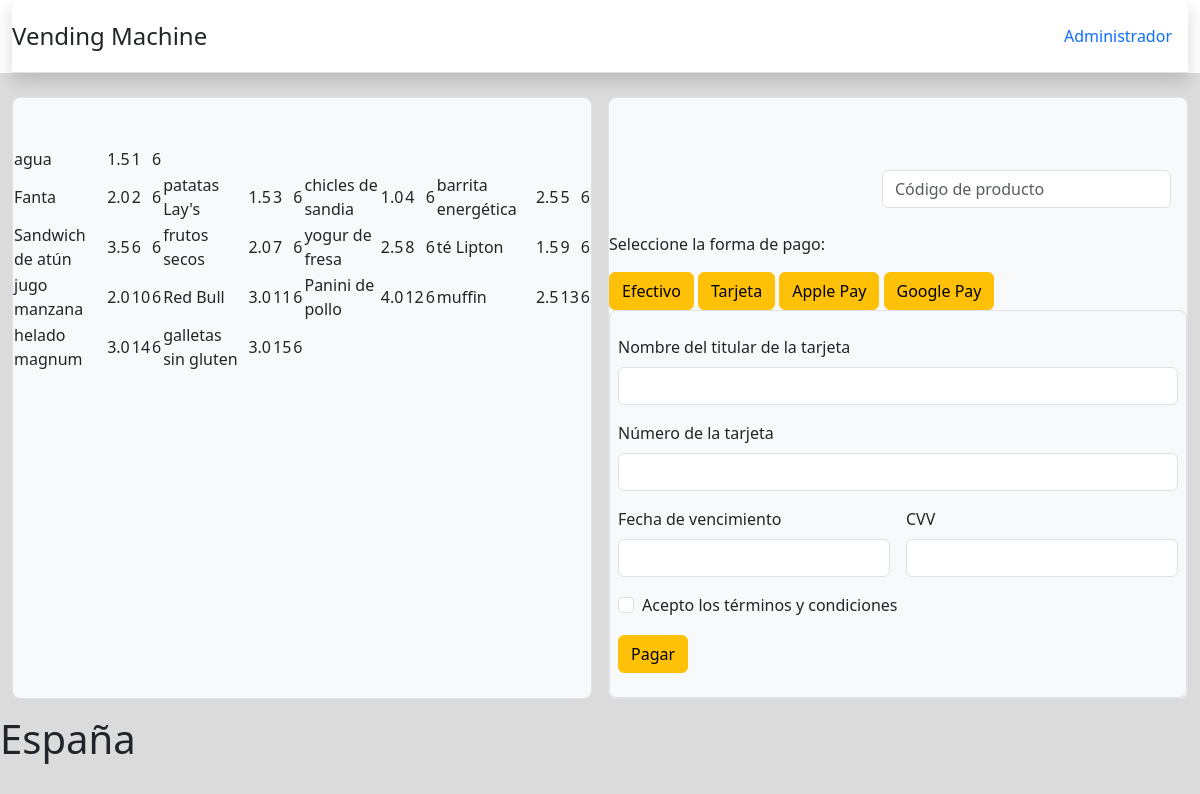
The page /VendingMachine/ on the database its author committed.
### Vending_Machine/models.py (models this page shows, shortened)
class Producto(models.Model):
    codigo_producto = models.IntegerField()
    nombre_producto = models.CharField(max_length=20, default="nombre_producto")
    precio = models.FloatField()
    stock = models.IntegerField(default=6)
    num_comprados = models.IntegerField()

### Vending_Machine/views.py (the view)
# urls.py: path('', views.index, name='index'),
def index(request):
    productos = Producto.objects.all()
    context = {'productos': productos}
    return render(request, 'index.html', context)

### Vending_Machine/templates/index.html (shortened to what this page needs)
{% extends "base_generic.html" %}
{% block content %}
<div class="container-fluid pb-3">
    <div class="d-grid gap-3" style="grid-template-columns: 1fr 1fr;">
        <div class="bg-light border rounded-3">
            <br><br><table>
                {% for i in productos %}
                    {% if forloop.first %}
                    <tr>
                    {% endif %}
                        <td>{{ i.nombre_producto }}</td>
                        <td>{{ i.precio }}</td>
                        <td>{{ i.codigo_producto }}</td>
                        <td>{{ i.stock }}</td>
                    {% if forloop.counter0|divisibleby:4 or forloop.last %}
                    </tr>
                    {% endif %}
                {% endfor %}
              </table><br><br><br><br><br><br><br><br>
        </div>
        <div class="bg-light border rounded-3">
            <br><br><br>
            <form class="d-flex justify-content-center col-12 col-lg-auto mb-3 mb-lg-0 me-lg-3 w-50 mx-auto">
                <input id="codigoDeProducto" class="form-control" placeholder="Código de producto" aria-label="Search">
            </form>
            <br>
            <div class="justify-content-center mx-auto">
                <p>Seleccione la forma de pago:</p>
                <button id="efectivo" class="btn btn-warning">Efectivo</button>
                <button id="tarjeta" class="btn btn-warning">Tarjeta</button>
                <button id="applePay" class="btn btn-warning">Apple Pay</button>
                <button id="googlePay" class="btn btn-warning">Google Pay</button>
            </div>
            <div id="formTarjeta">
                <div class="bg-light border rounded-3">
                    <br>
                    <form class="row g-3 mx-auto">
                        <div class="col-12">
                            <label for="nombreTitular" class="form-label">Nombre del titular de la tarjeta</label>
                            <input type="text" class="form-control" id="nombreTitular" required>
                        </div>
                        <div class="col-12">
                            <label for="numeroTarjeta" class="form-label">Número de la tarjeta</label>
                            <input type="text" class="form-control" id="numeroTarjeta" required>
                        </div>
                        <div class="col-6">
                            <label for="vencimiento" class="form-label">Fecha de vencimiento</label>
                            <input type="text" class="form-control" id="vencimiento" required>
                        </div>
                        <div class="col-6">
                            <label for="cvv" class="form-label">CVV</label>
                            <input type="text" class="form-control" id="cvv" required>
                        </div>
                        <div class="col-12">
                            <div class="form-check">
                                <input class="form-check-input" type="checkbox" value="" id="condiciones" required>
                                <label class="form-check-label" for="condiciones">
                                    Acepto los términos y condiciones
                                </label>
                            </div>
                        </div>
                        <div class="col-12">
                            <button type="submit" class="btn btn-primary btn-warning">Pagar</button>
                        </div>
                    </form>
                    <br>
                </div>
            </div>
        </div>
    </div>
</div>
{% endblock %}

### Vending_Machine/templates/base_generic.html (shortened to what this page needs)
<!DOCTYPE html>
<html lang="en">
  <head>
    <link href="https://cdn.jsdelivr.net/npm/bootstrap@5.3.0-alpha1/dist/css/bootstrap.min.css" rel="stylesheet">
  </head>
  <body style="background-color: #dbdbdb;">
    <div class="container-fluid" style="background-color: #ffff;">
      <header class="d-flex flex-wrap justify-content-center py-3 mb-4 border-bottom shadow">
        <a href="/" class="d-flex align-items-center mb-3 mb-md-0 me-md-auto text-dark text-decoration-none">
          <span class="fs-4">Vending Machine</span>
        </a>
        {% if user.is_authenticated %}
          <ul class="nav nav-pills">
            <li class="nav-item"><a href="{% url 'logout' %}" class="nav-link">Logout</a></li>
          </ul>
        {% else %}
          <ul class="nav nav-pills">
            <li class="nav-item"><a href="{% url 'login' %}" class="nav-link">Administrador</a></li>
          </ul>
        {% endif %}
      </header>
    </div>
    {% block content %}{% endblock %}
    <h1>España</h1>
  </body>
</html>

### rows shown on the page
Producto: nombre_producto "agua", precio "1.5", codigo_producto "1", stock "6"
Producto: nombre_producto "Fanta", precio "2.0", codigo_producto "2", stock "6"
Producto: nombre_producto "patatas Lay's", precio "1.5", codigo_producto "3", stock "6"
Producto: nombre_producto "chicles de sandia", precio "1.0", codigo_producto "4", stock "6"
Producto: nombre_producto "barrita energética", precio "2.5", codigo_producto "5", stock "6"
Producto: nombre_producto "Sandwich de atún", precio "3.5", codigo_producto "6", stock "6"
Producto: nombre_producto "frutos secos", precio "2.0", codigo_producto "7", stock "6"
Producto: nombre_producto "yogur de fresa", precio "2.5", codigo_producto "8", stock "6"
Producto: nombre_producto "té Lipton", precio "1.5", codigo_producto "9", stock "6"
Producto: nombre_producto "jugo manzana", precio "2.0", codigo_producto "10", stock "6"
Producto: nombre_producto "Red Bull", precio "3.0", codigo_producto "11", stock "6"
Producto: nombre_producto "Panini de pollo", precio "4.0", codigo_producto "12", stock "6"
Producto: nombre_producto "muffin", precio "2.5", codigo_producto "13", stock "6"
Producto: nombre_producto "helado magnum", precio "3.0", codigo_producto "14", stock "6"
Producto: nombre_producto "galletas sin gluten", precio "3.0", codigo_producto "15", stock "6"
